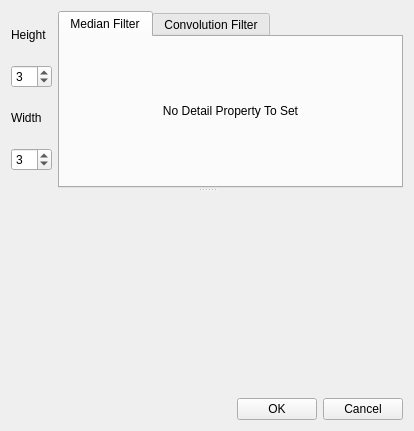
<?xml version="1.0" encoding="UTF-8"?>
<ui version="4.0">
 <class>FilterDialog</class>
 <widget class="QDialog" name="FilterDialog">
  <property name="geometry">
   <rect>
    <x>0</x>
    <y>0</y>
    <width>414</width>
    <height>431</height>
   </rect>
  </property>
  <property name="windowTitle">
   <string>Filter</string>
  </property>
  <property name="windowIcon">
   <iconset resource="images.qrc">
    <normaloff>:/images/filter.png</normaloff>:/images/filter.png</iconset>
  </property>
  <layout class="QVBoxLayout" name="verticalLayout_3">
   <item>
    <widget class="QSplitter" name="splitter">
     <property name="orientation">
      <enum>Qt::Vertical</enum>
     </property>
     <widget class="QWidget" name="widget" native="true">
      <property name="sizePolicy">
       <sizepolicy hsizetype="Preferred" vsizetype="Maximum">
        <horstretch>0</horstretch>
        <verstretch>0</verstretch>
       </sizepolicy>
      </property>
      <layout class="QHBoxLayout" name="horizontalLayout">
       <item>
        <layout class="QVBoxLayout" name="verticalLayout_2">
         <item>
          <widget class="QLabel" name="label_2">
           <property name="sizePolicy">
            <sizepolicy hsizetype="Preferred" vsizetype="Maximum">
             <horstretch>0</horstretch>
             <verstretch>0</verstretch>
            </sizepolicy>
           </property>
           <property name="text">
            <string>Height</string>
           </property>
          </widget>
         </item>
         <item>
          <widget class="QSpinBox" name="widthSpinBox">
           <property name="sizePolicy">
            <sizepolicy hsizetype="Minimum" vsizetype="Maximum">
             <horstretch>0</horstretch>
             <verstretch>0</verstretch>
            </sizepolicy>
           </property>
           <property name="minimum">
            <number>1</number>
           </property>
           <property name="singleStep">
            <number>2</number>
           </property>
           <property name="value">
            <number>3</number>
           </property>
          </widget>
         </item>
         <item>
          <widget class="QLabel" name="label">
           <property name="sizePolicy">
            <sizepolicy hsizetype="Preferred" vsizetype="Maximum">
             <horstretch>0</horstretch>
             <verstretch>0</verstretch>
            </sizepolicy>
           </property>
           <property name="text">
            <string>Width</string>
           </property>
          </widget>
         </item>
         <item>
          <widget class="QSpinBox" name="heightSpinBox">
           <property name="sizePolicy">
            <sizepolicy hsizetype="Minimum" vsizetype="Maximum">
             <horstretch>0</horstretch>
             <verstretch>0</verstretch>
            </sizepolicy>
           </property>
           <property name="minimum">
            <number>1</number>
           </property>
           <property name="singleStep">
            <number>2</number>
           </property>
           <property name="value">
            <number>3</number>
           </property>
          </widget>
         </item>
        </layout>
       </item>
       <item>
        <widget class="QTabWidget" name="tabWidget">
         <property name="sizePolicy">
          <sizepolicy hsizetype="Expanding" vsizetype="Maximum">
           <horstretch>0</horstretch>
           <verstretch>0</verstretch>
          </sizepolicy>
         </property>
         <property name="tabPosition">
          <enum>QTabWidget::North</enum>
         </property>
         <property name="currentIndex">
          <number>0</number>
         </property>
         <widget class="QWidget" name="medianTab">
          <property name="sizePolicy">
           <sizepolicy hsizetype="Preferred" vsizetype="Maximum">
            <horstretch>0</horstretch>
            <verstretch>0</verstretch>
           </sizepolicy>
          </property>
          <attribute name="title">
           <string>Median Filter</string>
          </attribute>
          <layout class="QGridLayout" name="gridLayout">
           <item row="0" column="0">
            <widget class="QLabel" name="label_3">
             <property name="sizePolicy">
              <sizepolicy hsizetype="Preferred" vsizetype="Maximum">
               <horstretch>0</horstretch>
               <verstretch>0</verstretch>
              </sizepolicy>
             </property>
             <property name="text">
              <string>No Detail Property To Set</string>
             </property>
             <property name="alignment">
              <set>Qt::AlignCenter</set>
             </property>
            </widget>
           </item>
          </layout>
         </widget>
         <widget class="QWidget" name="convolutionTab">
          <property name="sizePolicy">
           <sizepolicy hsizetype="Preferred" vsizetype="Maximum">
            <horstretch>0</horstretch>
            <verstretch>0</verstretch>
           </sizepolicy>
          </property>
          <attribute name="title">
           <string>Convolution Filter</string>
          </attribute>
          <layout class="QVBoxLayout" name="verticalLayout">
           <item>
            <layout class="QHBoxLayout" name="horizontalLayout_3">
             <item>
              <widget class="QTableWidget" name="convolutionTable">
               <property name="sizePolicy">
                <sizepolicy hsizetype="Expanding" vsizetype="Maximum">
                 <horstretch>0</horstretch>
                 <verstretch>0</verstretch>
                </sizepolicy>
               </property>
              </widget>
             </item>
             <item>
              <layout class="QVBoxLayout" name="verticalLayout_4">
               <item>
                <widget class="QLabel" name="label_6">
                 <property name="text">
                  <string>Divisor</string>
                 </property>
                </widget>
               </item>
               <item>
                <widget class="QSpinBox" name="divisorSpinBox">
                 <property name="minimum">
                  <number>1</number>
                 </property>
                </widget>
               </item>
               <item>
                <widget class="QLabel" name="label_5">
                 <property name="frameShape">
                  <enum>QFrame::NoFrame</enum>
                 </property>
                 <property name="text">
                  <string>Offset</string>
                 </property>
                </widget>
               </item>
               <item>
                <widget class="QSpinBox" name="offsetSpinBox">
                 <property name="minimum">
                  <number>-255</number>
                 </property>
                 <property name="maximum">
                  <number>255</number>
                 </property>
                </widget>
               </item>
              </layout>
             </item>
            </layout>
           </item>
           <item>
            <widget class="QPushButton" name="builtInButton">
             <property name="text">
              <string>Load built-in setting</string>
             </property>
            </widget>
           </item>
          </layout>
         </widget>
        </widget>
       </item>
      </layout>
     </widget>
     <widget class="ImageViewWidget" name="imageViewerWidget" native="true">
      <property name="sizePolicy">
       <sizepolicy hsizetype="Preferred" vsizetype="MinimumExpanding">
        <horstretch>0</horstretch>
        <verstretch>0</verstretch>
       </sizepolicy>
      </property>
      <property name="minimumSize">
       <size>
        <width>0</width>
        <height>200</height>
       </size>
      </property>
     </widget>
    </widget>
   </item>
   <item>
    <layout class="QHBoxLayout" name="horizontalLayout_2">
     <item>
      <spacer name="horizontalSpacer_2">
       <property name="orientation">
        <enum>Qt::Horizontal</enum>
       </property>
       <property name="sizeHint" stdset="0">
        <size>
         <width>40</width>
         <height>20</height>
        </size>
       </property>
      </spacer>
     </item>
     <item>
      <widget class="QPushButton" name="okPushButton">
       <property name="sizePolicy">
        <sizepolicy hsizetype="Preferred" vsizetype="Fixed">
         <horstretch>0</horstretch>
         <verstretch>0</verstretch>
        </sizepolicy>
       </property>
       <property name="text">
        <string>OK</string>
       </property>
      </widget>
     </item>
     <item>
      <widget class="QPushButton" name="cancelPushButton">
       <property name="sizePolicy">
        <sizepolicy hsizetype="Preferred" vsizetype="Fixed">
         <horstretch>0</horstretch>
         <verstretch>0</verstretch>
        </sizepolicy>
       </property>
       <property name="text">
        <string>Cancel</string>
       </property>
      </widget>
     </item>
    </layout>
   </item>
  </layout>
 </widget>
 <customwidgets>
  <customwidget>
   <class>ImageViewWidget</class>
   <extends>QWidget</extends>
   <header>imageviewwidget.h</header>
   <container>1</container>
  </customwidget>
 </customwidgets>
 <resources>
  <include location="images.qrc"/>
 </resources>
 <connections/>
</ui>
